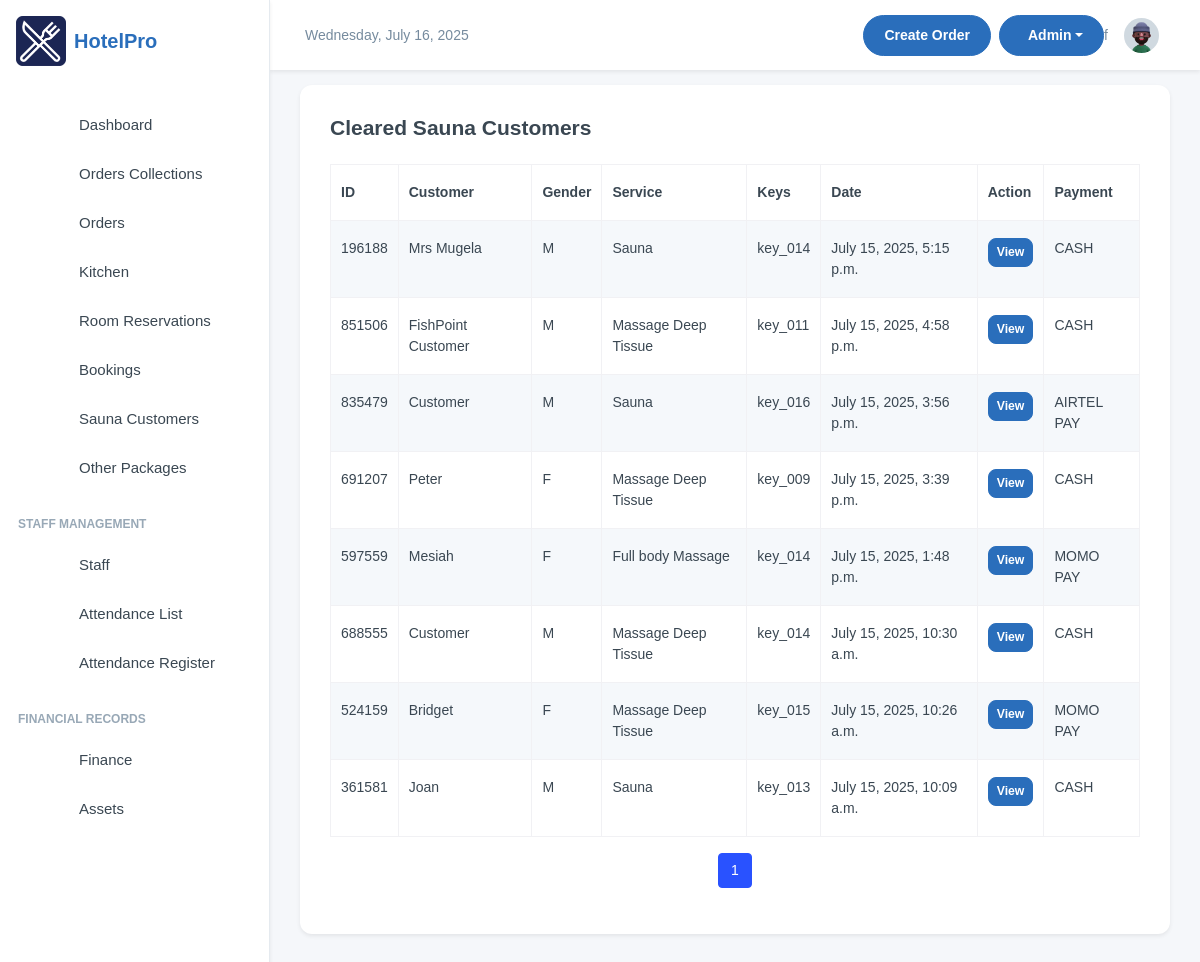
The page /room_bookings/cleared_sauna/ (signed in) on the database its author committed.
### room_bookings/models.py (models this page shows, shortened)
class SaunaUser(models.Model):
    KEY_CHOICES = [
        (f"key_{str(i).zfill(3)}", f"key_{str(i).zfill(3)}") for i in range(1, 17)
    ]
    GENDER_CHOICES = [
        ('M', 'Male'),
        ('F', 'Female'),
    ]
    PAY_MODE = (
        ("NO PAYMENT", "NO PAYMENT"),
        ("CASH", "CASH"),
        ("MOMO PAY", "MOMO PAY"),
        ("AIRTEL PAY", "AIRTEL PAY"),
        ("ON ACCOMMODATION", "ON ACCOMMODATION"),
    )
    random_id = models.CharField(max_length=6, unique=True, editable=False, default=generate_random_id)
    customer_name = models.CharField(max_length=100)
    gender = models.CharField(max_length=1, choices=GENDER_CHOICES)
    service = models.ForeignKey(Sauna_services, on_delete=models.CASCADE)
    keys = models.CharField(max_length=100, choices=KEY_CHOICES)
    price = models.IntegerField(blank=True, null=True, editable=False)
    payment_mode = models.CharField(
         max_length=20, choices=PAY_MODE, default="NO PAYMENT")
    transaction_id = models.CharField(
        blank=True, null=True, max_length=100, help_text="Transaction ID / Invoice Number")
    created_by = models.ForeignKey(
        User, on_delete=models.SET_NULL, null=True, blank=True)
    order_date = models.DateTimeField(auto_now_add=True, blank=True, null=True)

class Sauna_services(models.Model):
    name = models.CharField(max_length=100)
    description = models.CharField(max_length=100)
    price = models.IntegerField(blank=True, null=True)
    def __str__(self):
        return self.name

### room_bookings/views.py (the view)
# urls.py: path('cleared_sauna/', SaunaclearedTransactions, name='cleared_sauna'),
@login_required
def SaunaclearedTransactions(request):
    sauna_list = SaunaUser.objects.filter(
        payment_mode__in=["CASH", "MOMO PAY", "AIRTEL PAY"]).order_by('-id')
    page = request.GET.get('page')
    sauna_page = Paginator(sauna_list, 10).get_page(page)
    return render(request, "cleared_Sauna.html", {"sauna_list": sauna_page})

### room_bookings/templates/cleared_Sauna.html (shortened to what this page needs)
{% extends 'base.html' %}
{% block content %}
<div class="card">
  <div class="card-body">
    <div class="row">
      <h4 class="fw-semibold mb-2"> Cleared Sauna Customers</h4>
      <div class="container mt-3">
        <table class="table table-striped table-bordered">
          <thead class="thead-dark">
            <tr>
              <th>ID</th>
              <th>Customer</th>
              <th>Gender</th>
              <th>Service</th>
              <th>Keys</th>
              <th>Date</th>
              <th>Action</th>
              <th>Payment</th>
            </tr>
          </thead>
          <tbody>
            {% for saunacustomer in sauna_list %}
            <tr>
              <td>{{ saunacustomer.random_id }}</td>
              <td>{{ saunacustomer.customer_name }}</td>
              <td>{{ saunacustomer.gender }}</td>
              <td>{{ saunacustomer.service }}</td>
              <td>{{ saunacustomer.keys }}</td>
              <td>{{ saunacustomer.order_date }}</td>
              <td>
                <a href="/room_bookings/get_sauna_customer/{{ saunacustomer.id }}" class="btn btn-primary btn-sm">
                  View
                </a>
              </td>
              <td>
               {{saunacustomer.payment_mode}}
              </td>
            </tr>
            {% empty %}
            <tr>
              <td colspan="9" class="text-center">No customers available</td>
            </tr>
            {% endfor %}
          </tbody>
        </table>
        <nav aria-label="Page navigation">
          <ul class="pagination justify-content-center">
            {% for page_num in sauna_list.paginator.page_range %}
              {% if page_num >= sauna_list.number|add:-2 and page_num <= sauna_list.number|add:2 %}
              <li class="page-item {% if page_num == sauna_list.number %}active{% endif %}">
                <a class="page-link" href="?page={{ page_num }}">{{ page_num }}</a>
              </li>
              {% elif page_num == 1 or page_num == sauna_list.paginator.num_pages %}
              <li class="page-item"><a class="page-link" href="?page={{ page_num }}">{{ page_num }}</a></li>
              {% elif page_num == sauna_list.number|add:-3 or page_num == sauna_list.number|add:3 %}
              <li class="page-item disabled"><span class="page-link">...</span></li>
              {% endif %}
            {% endfor %}
          </ul>
        </nav>
      </div>
    </div>
  </div>
</div>
{% endblock %}

### templates/base.html (style rules this page uses)
:root { --primary-color: #2A6EBB; --secondary-color: #F8F9FA; --accent-color: #FFD700; --text-color: #333333; --success-color: #28a745; --danger-color: #dc3545; --warning-color: #ffc107; --info-color: #17a2b8; }
body { font-family: 'Poppins', sans-serif; background-color: #f5f7fa; }
.btn-primary { background-color: var(--primary-color); border-color: var(--primary-color); }
.card { border-radius: 0.75rem; border: none; box-shadow: 0 0.125rem 0.25rem rgba(0, 0, 0, 0.075); transition: transform 0.2s ease-in-out, box-shadow 0.2s ease-in-out; }

### rows shown on the page
SaunaUser: random_id "196188", customer_name "Mrs Mugela", gender "M", service "Sauna", keys "key_014", order_date "July 15, 2025, 5:15 p.m.", payment_mode "CASH"
SaunaUser: random_id "851506", customer_name "FishPoint Customer", gender "M", service "Massage Deep Tissue", keys "key_011", order_date "July 15, 2025, 4:58 p.m.", payment_mode "CASH"
SaunaUser: random_id "835479", customer_name "Customer", gender "M", service "Sauna", keys "key_016", order_date "July 15, 2025, 3:56 p.m.", payment_mode "AIRTEL PAY"
SaunaUser: random_id "691207", customer_name "Peter", gender "F", service "Massage Deep Tissue", keys "key_009", order_date "July 15, 2025, 3:39 p.m.", payment_mode "CASH"
SaunaUser: random_id "597559", customer_name "Mesiah", gender "F", service "Full body Massage", keys "key_014", order_date "July 15, 2025, 1:48 p.m.", payment_mode "MOMO PAY"
SaunaUser: random_id "688555", customer_name "Customer", gender "M", service "Massage Deep Tissue", keys "key_014", order_date "July 15, 2025, 10:30 a.m.", payment_mode "CASH"
SaunaUser: random_id "524159", customer_name "Bridget", gender "F", service "Massage Deep Tissue", keys "key_015", order_date "July 15, 2025, 10:26 a.m.", payment_mode "MOMO PAY"
SaunaUser: random_id "361581", customer_name "Joan", gender "M", service "Sauna", keys "key_013", order_date "July 15, 2025, 10:09 a.m.", payment_mode "CASH"

### other values the page prints
{{ page_num }} "1"
